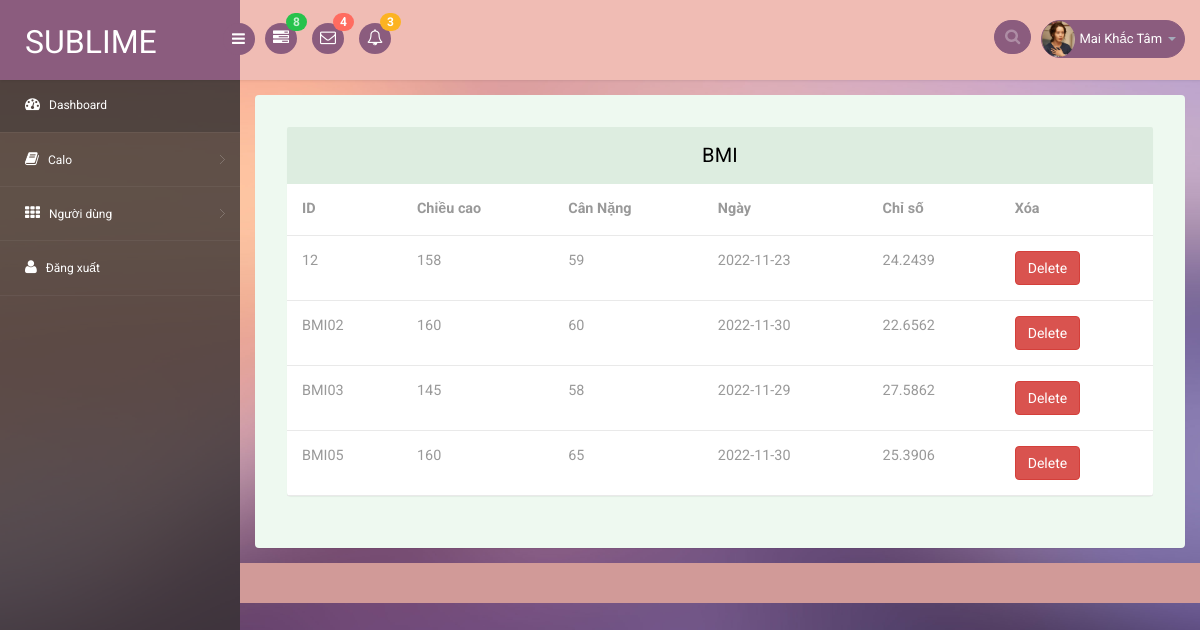
Page /Web/bmi_hien.php (signed in) on the committed database.
### tables this page shows
CREATE TABLE `bmi` (
  `bmi_id` varchar(5) NOT NULL,
  `chiso` float DEFAULT NULL,
  `thetrang_id` varchar(5) DEFAULT NULL
);

CREATE TABLE `thetrang` (
  `thetrang_id` varchar(5) NOT NULL,
  `height` int(11) DEFAULT NULL,
  `weight` int(11) DEFAULT NULL,
  `ngay` date DEFAULT NULL,
  `tv_email` varchar(50) NOT NULL
);

### Web/bmi_hien.php (the view, shortened to what this page needs)
<?php
   $servername = "localhost";
   $username ="root";
   $password ="";
   $database ="giamcan";
   $conn = new mysqli($servername, $username, $password, $database);
?>
<!DOCTYPE html>
<head>
<link rel="stylesheet" href="css/bootstrap.min.css" >
<link href="css/style.css" rel='stylesheet' type='text/css' />
<link href="css/style-responsive.css" rel="stylesheet"/>
<link rel="stylesheet" href="css/font.css" type="text/css"/>
<link href="css/font-awesome.css" rel="stylesheet">
</head>
<body>
    <section id="container">
    <header class="header fixed-top clearfix">
    <div class="brand">
        <a href="index.html" class="logo">
            Sublime
        </a>
        <div class="sidebar-toggle-box">
            <div class="fa fa-bars"></div>
        </div>
    </div>
    <div class="nav notify-row" id="top_menu">
        <ul class="nav top-menu">
            <li class="dropdown">
                <a data-toggle="dropdown" class="dropdown-toggle" href="#">
                    <i class="fa fa-tasks"></i>
                    <span class="badge bg-success">8</span>
                </a>
            </li>
            <li id="header_inbox_bar" class="dropdown">
                <a data-toggle="dropdown" class="dropdown-toggle" href="#">
                    <i class="fa fa-envelope-o"></i>
                    <span class="badge bg-important">4</span>
                </a>
            </li>
            <li id="header_notification_bar" class="dropdown">
                <a data-toggle="dropdown" class="dropdown-toggle" href="#">
                    <i class="fa fa-bell-o"></i>
                    <span class="badge bg-warning">3</span>
                </a>
            </li>
        </ul>
    </div>
    <div class="top-nav clearfix">
        <ul class="nav pull-right top-menu">
            <li>
                <input type="text" class="form-control search" placeholder=" Search">
            </li>
            <li class="dropdown">
                <a data-toggle="dropdown" class="dropdown-toggle" href="#">
                    <img alt="" src="images/2.png">
                    <span class="username"><?php echo $_COOKIE["tv_hoten"]; ?></span>
                    <b class="caret"></b>
                </a>
            </li>
        </ul>
    </div>
    </header>
<aside>
    <div id="sidebar" class="nav-collapse">
        <div class="leftside-navigation">
            <ul class="sidebar-menu" id="nav-accordion">
                <li>
                    <a class="active" href="index.php">
                        <i class="fa fa-dashboard"></i>
                        <span>Dashboard</span>
                    </a>
                </li>
                <li class="sub-menu">
                    <a href="javascript:;">
                        <i class="fa fa-book"></i>
                        <span>Calo</span>
                    </a>
                </li>
                <li class="sub-menu">
                    <a href="javascript:;">
                        <i class="fa fa-th"></i>
                        <span>Người dùng </span>
                    </a>
                </li>
                <li>
                    <a href="../login_tv.php">
                        <i class="fa fa-user"></i>
                        <span>Đăng xuất</span>
                    </a>
                </li>
            </ul>            </div>
    </div>
</aside>
<section id="main-content">
	<section class="wrapper">
		<div class="table-agile-info">
 <div class="panel panel-default">
    <div class="panel-heading">
    BMI
    </div>
    <?php
                    $sql = "SELECT bmi.bmi_id, thetrang.height, thetrang.weight, thetrang.ngay, thetrang.tv_email, bmi.chiso FROM thetrang , bmi  where thetrang.thetrang_id=bmi.thetrang_id and  thetrang.tv_email= '".$_COOKIE["tv_email"]."'";
                    $result = $conn->query($sql);
                ?>
    <div>
      <table class="table" ui-jq="footable" ui-options='{
        "paging": {
          "enabled": true
        },
        "filtering": {
          "enabled": true
        },
        "sorting": {
          "enabled": true
        }}'>
        <thead>
          <tr>
            <th>ID</th>
            <th>Chiều cao </th>
            <th>Cân Nặng</th>
            <th data-breakpoints="xs">Ngày</th>
            <th>Chỉ số</th>
            <th>Xóa</th>
        </tr>
        </thead>
        <?php
                                if ($result->num_rows > 0) {
                                  $result = $conn->query($sql);
                                  $result_all = $result -> fetch_all(MYSQLI_ASSOC);
                                  foreach ($result_all as $row) {
                                    echo "<tr>
                                            <td>" .$row['bmi_id']. "</td>
                                            <td>" .$row['height']. "</td>
                                            <td>" .$row['weight']. "</td>
                                            <td>" .$row['ngay']. "</td>
                                            <td>" .$row['chiso']. "</td>
                                        "
                                        ?>
                                        <?php
                                            echo "<td>";
                                        ?>
                                        <form method="post" action="bmi_delete.php">
                                          <input type="submit" name="action" class="btn btn-danger" value="Delete"/>
                                        </form>
                            <?php
                                    echo "</td>
                                </tr>";
                                  }
                        ?>
                        </table>
                        <?php
                                } else {
                                  echo "0 ket qua tra ve";
                                }
                                ?>
    </div>
  </div>
</div>
</section>
		  <div class="footer">
		  </div>
</section>
</section>
</body>
</html>

### rows in the picture
bmi: bmi_id "12", thetrang.height "158", thetrang.weight "59", thetrang.ngay "2022-11-23", chiso "24.2439"
bmi: bmi_id "BMI02", thetrang.height "160", thetrang.weight "60", thetrang.ngay "2022-11-30", chiso "22.6562"
bmi: bmi_id "BMI03", thetrang.height "145", thetrang.weight "58", thetrang.ngay "2022-11-29", chiso "27.5862"
bmi: bmi_id "BMI05", thetrang.height "160", thetrang.weight "65", thetrang.ngay "2022-11-30", chiso "25.3906"

### other values in the picture
$_COOKIE["tv_hoten"] "Mai Khắc Tâm"
